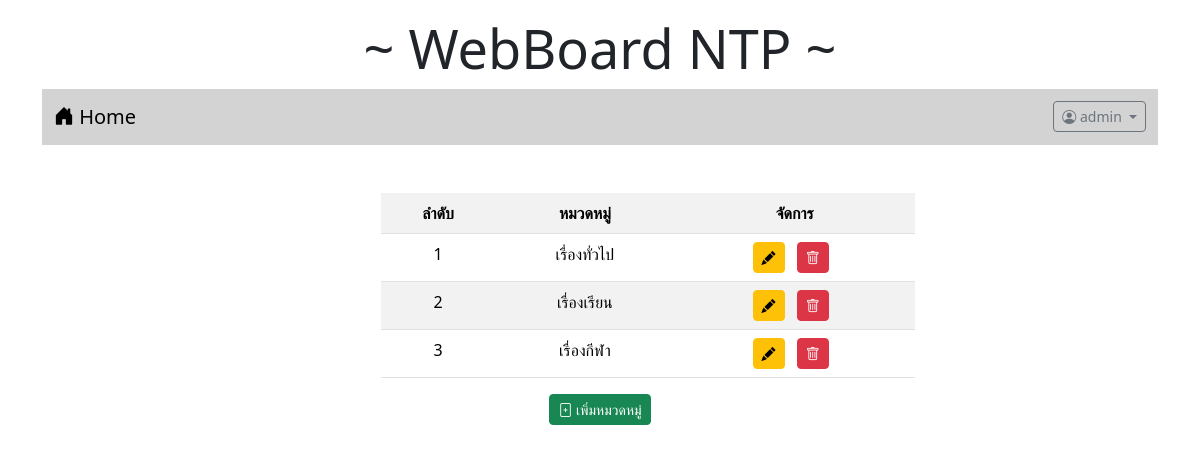
The app's page /category.php (signed in), older data.
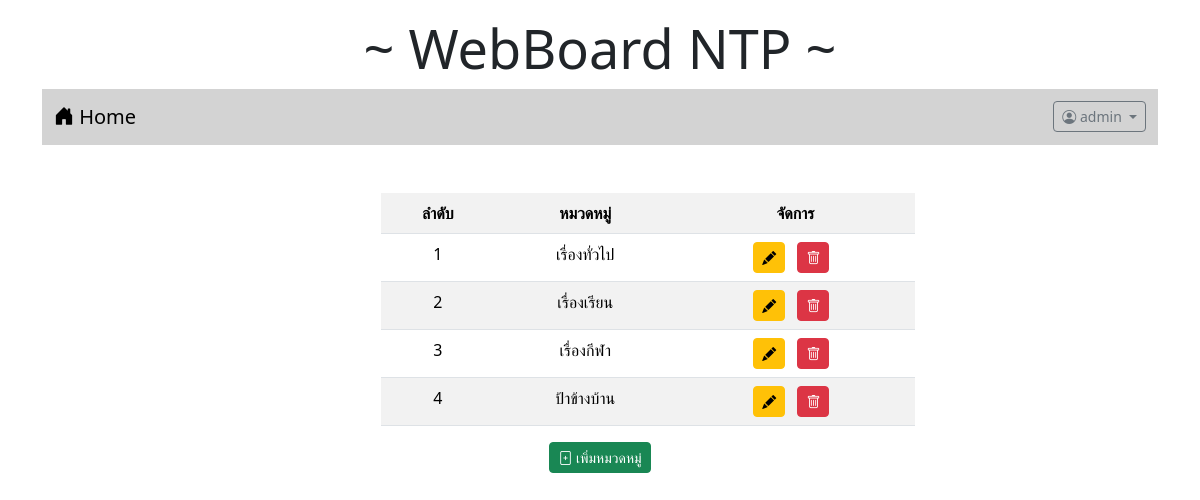
The same page, newer data.
### tables this page shows
CREATE TABLE `category` (
  `id` int(11) NOT NULL,
  `name` varchar(32) NOT NULL
);

### category.php (the view, shortened to what this page needs)
<!DOCTYPE html>
<html lang="en">
<head>
    <link rel="stylesheet" href="bootstrap-5.3.2-dist/css/bootstrap.min.css">
    <link rel="stylesheet" href="https://cdn.jsdelivr.net/npm/bootstrap-icons@1.11.3/font/bootstrap-icons.min.css">
</head>
<body>
<div class="container-lg">
    <h1 style="text-align: center;font-size: 54px;"class="mt-3">~ WebBoard NTP ~</h1>
    <?php include "nav.php" ?>
    <div class="container text-center mt-4">
        <div class="row">
            <div class="col-lg-3 col-sm-2">
            </div>
            <div class="col-lg-6 col-sm-8 align-self-center " >
                <table class="table table-striped mt-4 ms-5" >
                    <tr> <th>ลำดับ</th> <th>หมวดหมู่</th> <th>จัดการ</th> </tr>
                    <?php
                        $conn=new PDO("mysql:host=localhost;dbname=webboard;charset=utf8","root","");
                        $sql= "SELECT * FROM category";
                        $i=0;
                        foreach($conn->query($sql) as $row){
                            $i++;
                            echo "<tr class=''> <td><div>$i</div></td> <td><div>$row[name]</div></td>
                            <td class=''><div class='me-2 align-self-center d-inline' data-bs-toggle='modal' data-bs-target='#exampleModal1'><a
                            class='btn btn-warning btn-sm' onclick='' id='name' value='$row[name]'><i class='bi bi-pencil-fill'></i></a></div>
                             <div class='me-2 align-self-center d-inline'> <a href='category_delete.php?id=$row[id]'
                            class='btn btn-danger btn-sm' onclick='return myFunction()'> <i class='bi bi-trash'></i> </a> </div> </td></tr>";
                        }
                    ?>
                </table>
            </div>
            <div class="col-lg-3 col-sm-2">
            </div>
        </div>
        <button type="button" class="btn btn-sm btn-success" data-bs-toggle="modal" data-bs-target="#exampleModal"><i class="bi bi-file-plus"></i> เพิ่มหมวดหมู่</button>
    </div>
</body>
</body>
</html>

Row changes from the older to the newer data that the page shows:
added category: name "ป้าข้างบ้าน"
